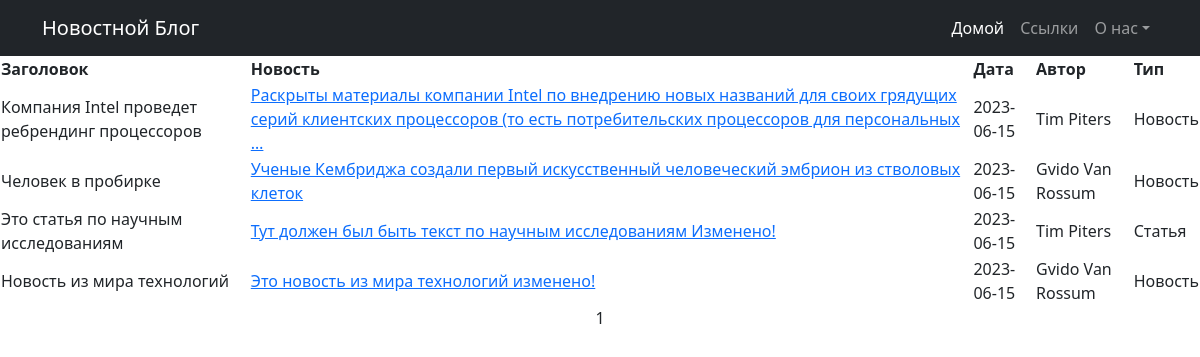
/posts/, run on the app's committed database.
### postnews/models.py (models this page shows, shortened)
class Post(models.Model):
	id_author = models.ForeignKey(Author, on_delete= models.CASCADE)
	post_or_new = models.CharField(max_length=20,
								   choices= POSSTING)
	time_create = models.DateTimeField(auto_now_add= True)
	id_post_category = models.ManyToManyField(Category, through= 'PostCategory')
	article_title_news = models.CharField(max_length= 50)
	main_text = models.TextField()
	rating = models.IntegerField(validators=[MinValueValidator(0)], default= 0)

class Author(models.Model):
	id_user = models.OneToOneField(User, on_delete= models.CASCADE)
	name = models.CharField(max_length= 20, default= 'NoName')
	rating = models.IntegerField(validators=[MinValueValidator(0)], default= 0)
	def __str__(self):
		return self.name

### postnews/views.py (the view)
# urls.py: path('', PostMany.as_view(), name= 'post_list'),
class PostMany(ListView):
	model = Post
	ordering = '-time_create'
	template_name = 'post_one.html'
	context_object_name = 'post'
	paginate_by = 10
	def get_queryset(self):
		queryset = super().get_queryset()
		self.filterset = PostFilter(self.request.GET, queryset)
		return self.filterset.qs
	def get_context_data(self, **kwargs):
		context = super().get_context_data(**kwargs)
		context['filterset'] = self.filterset
		return context

### postnews/templatetags/censor.py (called while the page is built)
@register.filter()
def censor(value):
    words = ['редиска']
    text_one = value.split()
    main_text = ''
    for word in text_one:
        if word in words:
            censor = f'{word[:1]}' + (len(word)-1) * '*'
            if main_text == '':
                main_text += censor
            else:
                main_text += ' ' + censor
        elif main_text == '':
            main_text += word
        else:
            main_text += ' ' + word
    return f'{main_text}'

### templates/post_one.html (shortened to what this page needs)
<!DOCTYPE html>
{% extends 'flatpages/default.html' %}
{% load censor %}
{% block content %}
	{% if post %}
	<table>
    <thead>
      <tr>
        <th>Заголовок</th>
        <th>Новость</th>
        <th>Дата</th>
        <th>Автор</th>
        <th>Тип</th>
      </tr>
    </thead>
    <tbody>
      {% for i in post %}
      <tr>
        <td>{{ i.article_title_news|censor }}</td>
        <td>
          {% if i.post_or_new == 'Новость' %}
          <a href="http://127.0.0.1:8000/posts/news/{{i.id}}">{{ i.main_text|truncatewords:20|censor  }}</a></td>
          {% elif i.post_or_new == 'Статья' %}
          <a href="http://127.0.0.1:8000/posts/articles/{{i.id}}">{{ i.main_text|truncatewords:20|censor  }}</a></td>
          {% endif %}
        <td>{{ i.time_create|date:'Y-m-d' }}</td>
        <td>{{ i.id_author }}</td>
        <td>{{ i.post_or_new }}</td>
      </tr>
      {% endfor %}
    </tbody>
  </table>
   {{ page_obj.number }}
	{% else %}
	<h1>Новостей нет</h1>
	{% endif %}
{% endblock content %}

### templates/flatpages/default.html (shortened to what this page needs)
<!DOCTYPE html>
<html lang="en">
    <head>
        {% load static %}
        <link href="{% static 'css/styles.css' %}" rel="stylesheet" />
    </head>
    <body>
        <nav class="navbar navbar-expand-lg navbar-dark bg-dark">
            <div class="container">
                <a class="navbar-brand" href="#">Новостной Блог</a>
                <div class="collapse navbar-collapse" id="navbarSupportedContent">
                    <ul class="navbar-nav ms-auto mb-2 mb-lg-0">
                        <li class="nav-item"><a class="nav-link active" aria-current="page" href="#">Домой</a></li>
                        <li class="nav-item"><a class="nav-link" href="#">Ссылки</a></li>
                        <li class="nav-item dropdown">
                            <a class="nav-link dropdown-toggle" id="navbarDropdown" href="#" role="button" data-bs-toggle="dropdown" aria-expanded="false">О нас</a>
                        </li>
                    </ul>
                </div>
            </div>
        </nav>
        <center>{% block content %}
        {% endblock content %}</center>
    </body>
</html>

### data on the page
Post: article_title_news|censor "Компания Intel проведет ребрендинг процессоров", main_text|censor "Раскрыты материалы компании Intel по внедрению новых названий для своих грядущих серий клиентских процессоров (то есть потребительских процессоров для персональных …", time_create "2023-06-15", id_author "Tim Piters", post_or_new "Новость"
Post: article_title_news|censor "Человек в пробирке", main_text|censor "Ученые Кембриджа создали первый искусственный человеческий эмбрион из стволовых клеток", time_create "2023-06-15", id_author "Gvido Van Rossum", post_or_new "Новость"
Post: article_title_news|censor "Это статья по научным исследованиям", main_text|censor "Тут должен был быть текст по научным исследованиям Изменено!", time_create "2023-06-15", id_author "Tim Piters", post_or_new "Статья"
Post: article_title_news|censor "Новость из мира технологий", main_text|censor "Это новость из мира технологий изменено!", time_create "2023-06-15", id_author "Gvido Van Rossum", post_or_new "Новость"

### other printed values
{{ page_obj.number }} "1"
